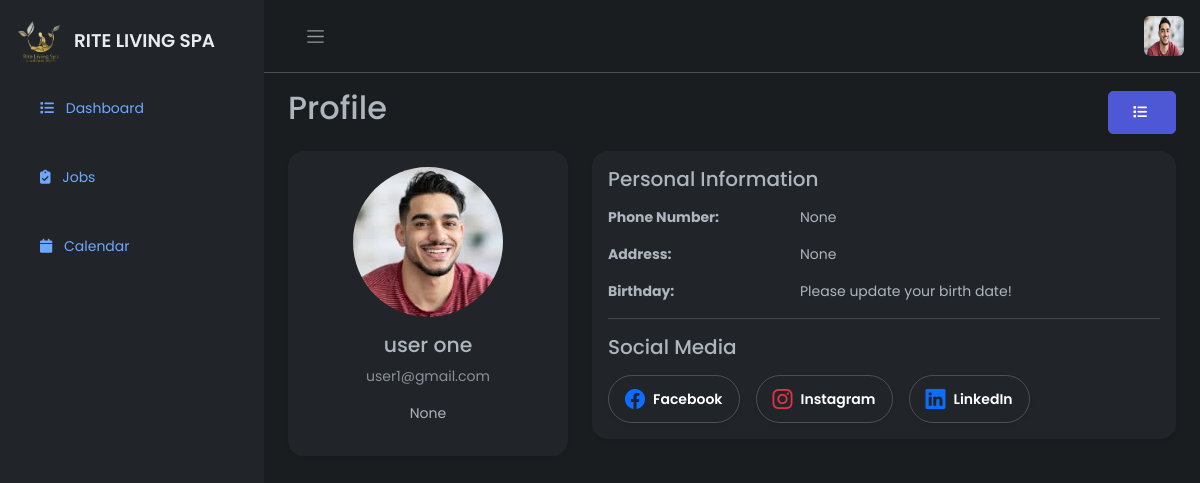
Page /Profile (signed in) on the committed database.
### firstApp/models.py (models this page shows, shortened)
class CustomUser(AbstractBaseUser, PermissionsMixin):
    email = models.EmailField(unique=True)
    first_name = models.CharField(max_length=255, blank=True)
    last_name = models.CharField(max_length=255, blank=True)
    is_secretary = models.BooleanField(blank=True, null=True, default=False)
    is_not_secretary = models.BooleanField(blank=True, null=True, default=False)
    is_admin = models.BooleanField(blank=True, null=True, default=False)
    is_active = models.BooleanField(default=True)
    is_staff = models.BooleanField(default=False)
    date_joined = models.DateTimeField(default=timezone.now)
    objects = CustomUserManager()
    USERNAME_FIELD = 'email'
    REQUIRED_FIELDS = []  # You can add more fields here like ['full_name']

class UserProfile(models.Model):
    user = models.OneToOneField(CustomUser, on_delete=models.CASCADE, related_name='profile', blank=True, null=True)
    profile_picture = models.ImageField(upload_to='profile_pics/', blank=True, null=True)
    phone_number = models.CharField(max_length=15, blank=True, null=True)
    address = models.TextField(blank=True, null=True)
    birthday = models.DateField(blank=True, null=True)
    bio = models.TextField(blank=True, null=True)
    facebook = models.URLField(max_length=200, blank=True, null=True)
    twitter = models.URLField(max_length=200, blank=True, null=True)
    instagram = models.URLField(max_length=200, blank=True, null=True)
    linkedin = models.URLField(max_length=200, blank=True, null=True)

### firstApp/views.py (the view)
# urls.py: path('Profile', ProfilePageView, name='profilepage'),
@login_required(login_url='loginpage')
def ProfilePageView(request):
    user = request.user
    if not request.user.is_authenticated:
        return redirect('loginpage')  # Redirect to login page if not logged in
    user_profile = get_object_or_404(UserProfile, user=request.user)
    orders = Order.objects.select_related('client', 'product').order_by('-created_at')
    order_count = orders.count()
    orders = Order.objects.select_related('client', 'product').order_by('-created_at')
    order_count = orders.count()
    user_order_count = orders.filter(client=user).count()
    user_orders = Order.objects.filter(client=user).select_related('product').prefetch_related('messages').order_by('-created_at')
    user_order_count_show = user_orders.count()
    total_bookings = SpaSessionBooking.objects.count()
    all_bookings = SpaSessionBooking.objects.all()
    context = {
        'user_profile': user_profile,
        'orders': orders,
        'order_count': order_count,
        'status_choices': Order.STATUS_CHOICES,
        'total_bookings': total_bookings,
        'all_bookings': all_bookings,
        'user' : user,
        'orders': orders,
        'user_order_count': user_order_count,
        'user_orders': user_orders,
        'user_order_count_show': user_order_count_show
    }
    return render(request, 'auth/profile.html', context)

### firstApp/templates/auth/profile.html (shortened to what this page needs)
{% extends 'auth/maindash.html' %}
{% load static %}
{% block content %}
<div class="main">
    {% include 'auth/nav.html' %}
    <main class="content px-4 py-3" style="max-height: 90vh; overflow-y: auto;">
        <div class="d-flex justify-content-between align-items-center mb-3">
            <h2>Profile</h2>
            <button type="button" class="btn btn-brand" data-bs-toggle="modal" data-bs-target="#updateProfileModal">
                <i class="fa fa-list pe-1"></i>
            </button>
        </div>
        <div class="row g-4">
            <div class="col-md-4">
                <div class="card shadow-sm border-0 rounded-4 text-center">
                    <div class="card-body">
                        {% if user_profile.profile_picture %}
                        <img src="{{ user_profile.profile_picture.url }}" alt="Profile Picture"
                            class="img-fluid rounded-circle mb-3"
                            style="width: 150px; height: 150px; object-fit: cover;">
                        {% else %}
                        <img src="{% static 'firstApp/images/defaultprofile.png' %}" alt="Default Profile Picture"
                            class="img-fluid rounded-circle mb-3"
                            style="width: 150px; height: 150px; object-fit: cover;">
                        {% endif %}
                        <h4 class="card-title">{{ request.user.first_name}} {{ request.user.last_name}}</h4>
                        <p class="text-muted">{{ request.user.email }}</p>
                        <p class="mt-2">
                            {% if user_profile.bio %}
                            {{ user_profile.bio }}
                            {% else %}
                            Please update your bio!
                            {% endif %}
                        </p>
                    </div>
                </div>
            </div>
            <div class="col-md-8">
                <div class="card shadow-sm border-0 rounded-4">
                    <div class="card-body">
                        <h5 class="mb-3">Personal Information</h5>
                        <div class="row mb-3">
                            <div class="col-sm-4 fw-bold">Phone Number:</div>
                            <div class="col-sm-8">
                                {% if user_profile.phone_number %}
                                {{ user_profile.phone_number }}
                                {% else %}
                                Fill in your phone number!
                                {% endif %}
                            </div>
                        </div>
                        <div class="row mb-3">
                            <div class="col-sm-4 fw-bold">Address:</div>
                            <div class="col-sm-8">
                                {% if user_profile.address %}
                                {{ user_profile.address }}
                                {% else %}
                                Please update your address!
                                {% endif %}
                            </div>
                        </div>
                        <div class="row mb-3">
                            <div class="col-sm-4 fw-bold">Birthday:</div>
                            <div class="col-sm-8">
                                {% if user_profile.birthday %}
                                {{ user_profile.birthday }}
                                {% else %}
                                Please update your birth date!
                                {% endif %}
                            </div>
                        </div>
                        <hr>
                        <h5 class="mb-3">Social Media</h5>
                        <div class="d-flex flex-wrap gap-3">
                            <a href="{{ user_profile.facebook }}" target="_blank" class="text-decoration-none">
                                <div class="d-flex align-items-center border rounded-pill px-3 py-2 shadow-sm">
                                    <i class="bi bi-facebook text-primary me-2 fs-5"></i>
                                    <span class="fw-semibold text-white">Facebook</span>
                                </div>
                            </a>
                            <a href="{{ user_profile.instagram }}" target="_blank" class="text-decoration-none">
                                <div class="d-flex align-items-center border rounded-pill px-3 py-2 shadow-sm">
                                    <i class="bi bi-instagram text-danger me-2 fs-5"></i>
                                    <span class="fw-semibold text-white">Instagram</span>
                                </div>
                            </a>
                            <a href="{{ user_profile.linkedin }}" target="_blank" class="text-decoration-none">
                                <div class="d-flex align-items-center border rounded-pill px-3 py-2 shadow-sm">
                                    <i class="bi bi-linkedin text-primary me-2 fs-5"></i>
                                    <span class="fw-semibold text-white">LinkedIn</span>
                                </div>
                            </a>
                        </div>
                    </div>
                </div>
            </div>
        </div>
    </main>
</div>
<link href="https://cdn.jsdelivr.net/npm/bootstrap-icons@1.10.5/font/bootstrap-icons.css" rel="stylesheet">
{% endblock %}

### firstApp/templates/auth/nav.html (shortened to what this page needs)
{% load static %}
<nav class="navbar navbar-expand px-3 border-bottom">
    <button class="btn" id="sidebar-toggle" type="button">
        <span class="navbar-toggler-icon"></span>
    </button>
    <div class="navbar-collapse navbar">
        <ul class="navbar-nav">
            <li class="nav-item dropdown">
                <a href="#" data-bs-toggle="dropdown" class="nav-icon pe-md-0">
                    <img src="{% if request.user.profile.profile_picture %}{{ request.user.profile.profile_picture.url }}{% else %}{% static 'firstApp/images/defaultprofile.png' %}{% endif %}"
                        class="avatar img-fluid rounded" alt="Profile Picture">
                </a>
            </li>
        </ul>
    </div>
</nav>

### static/firstApp/css/dashboard.css (style rules this page uses)
:root { --c-dark: #212529; --c-brand: #4e57d4; --c-brand-light: #6970dd; --c-brand-rgb: 78, 87, 212; --c-body: #727272; --font-base: "Poppins", sans-serif; --box-shadow: 0px 15px 25px rgba(0,0,0,0.08); --transition: all 0.5s ease; }
body { font-family: 'Poppins', sans-serif; font-size: 0.875rem; opacity: 1; overflow-y: hidden; margin: 0; }
a { cursor: pointer; text-decoration: none; font-family: 'Poppins', sans-serif; }
.btn { font-weight: 600; font-size: 14px; text-transform: uppercase; border-radius: 5px; padding: 10px 24px; }
.btn-brand { background-color: var(--c-brand); border-color: var(--c-brand); color: white; }
li { list-style: none; }
h4 { font-family: 'Poppins', sans-serif; font-size: 1.275rem; color: var(--bs-emphasis-color); }
.main { display: flex; flex-direction: column; min-height: 100vh; min-width: 0; overflow: hidden; transition: all 0.35s ease-in-out; width: 100%; background: var(--bs-dark-bg-subtle); }
.avatar { height: 40px; width: 40px; }
.navbar-expand .navbar-nav { margin-left: auto; }
.content { flex: 1; max-width: 100vw; width: 100vw; }
@media (min-width:768px) { .content { max-width: auto; width: auto; } }
.card { box-shadow: 0 0 .875rem 0 rgba(34, 46, 60, .05); margin-bottom: 24px; }

### rows in the picture
CustomUser: profile_picture (picture), user.first_name "user", user.last_name "one", user.email "user1@gmail.com"
UserProfile: profile_picture (picture), bio "None", phone_number "None", address "None"
